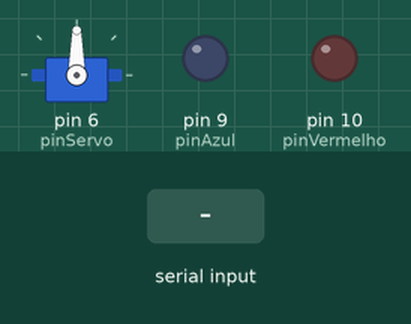
Simulated run of this sketch. Board: Arduino Uno, built with avr-gcc and run on an emulated ATmega328P. Shown: servo, output pins drawn as LEDs (lit = HIGH). The test bench sets the inputs (shaded band).

Above: at 1.7 s.
1.8 s: "S,45\n" received over Serial
At 2.5 s:
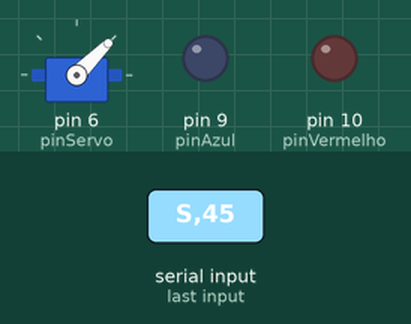
3.3 s: "A90\n" received over Serial
At 3.6 s:
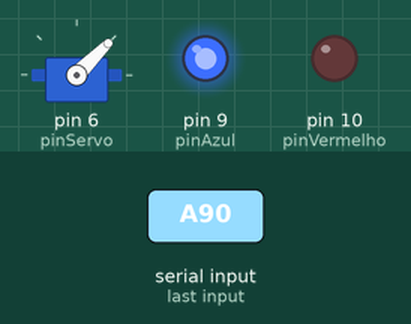
4.8 s: "S90\n" received over Serial
At 6.0 s:
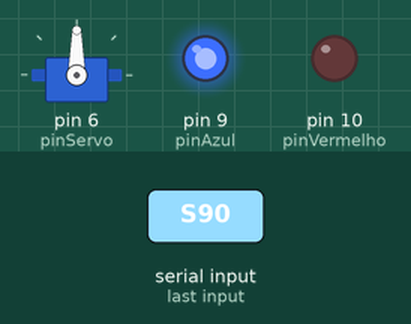
6.3 s: "S" received over Serial
At 7.8 s:
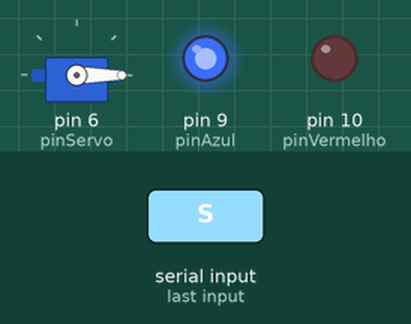
8.7 s: "B90\n" received over Serial
At 9.9 s:
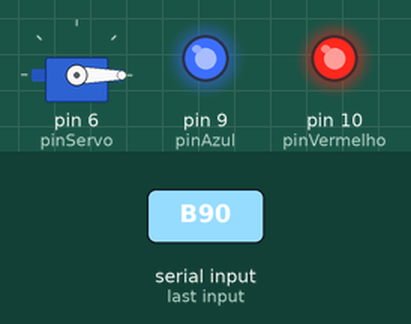
10.2 s: "A" received over Serial
At 12.0 s:
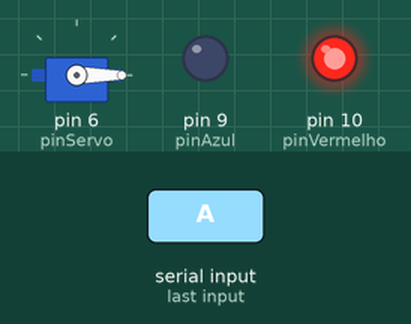
Timing chart, 0 to 13.5 s (numbered marks = the images above; inputs shaded):
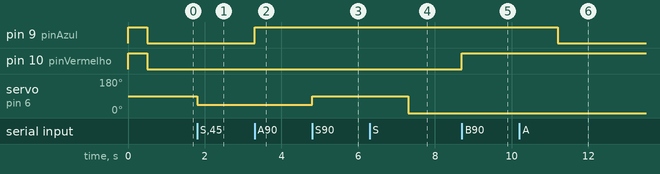

Measured:
- after the input at 1.8 s, servo on pin 6 (pinServo): 90° → 45° at once
- after the input at 3.3 s, pin 9 (pinAzul): LOW → HIGH at once
- after the input at 4.8 s, servo on pin 6 (pinServo): 45° → 90° at once
- after the input at 6.3 s, servo on pin 6 (pinServo): 90° → 0° after 1.0 s
- after the input at 8.7 s, pin 10 (pinVermelho): LOW → HIGH at once
- after the input at 10.2 s, pin 9 (pinAzul): HIGH → LOW after 1.0 s

The sketch:

HARDWARE.ino
```cpp
#include <Servo.h>

Servo meuServo;
const int pinServo = 6;
const int pinAzul = 9;
const int pinVermelho = 10;

void setup() {
  Serial.begin(115200);
  meuServo.attach(pinServo);
  pinMode(pinAzul, OUTPUT);
  pinMode(pinVermelho, OUTPUT);

  // Centro + Feedback visual
  meuServo.write(90);
  digitalWrite(pinAzul, HIGH);
  digitalWrite(pinVermelho, HIGH);
  delay(500);
  digitalWrite(pinAzul, LOW);
  digitalWrite(pinVermelho, LOW);
}

void loop() {
  if (Serial.available() > 0) {
    char comando = Serial.read();

    if (comando == 'S') {
      int valor = Serial.parseInt();
      meuServo.write(valor);
    }
    else if (comando == 'A') {
      int estado = Serial.parseInt();
      digitalWrite(pinAzul, estado);
    }
    else if (comando == 'B') {
      int estado = Serial.parseInt();
      digitalWrite(pinVermelho, estado);
    }
  }
}
```
